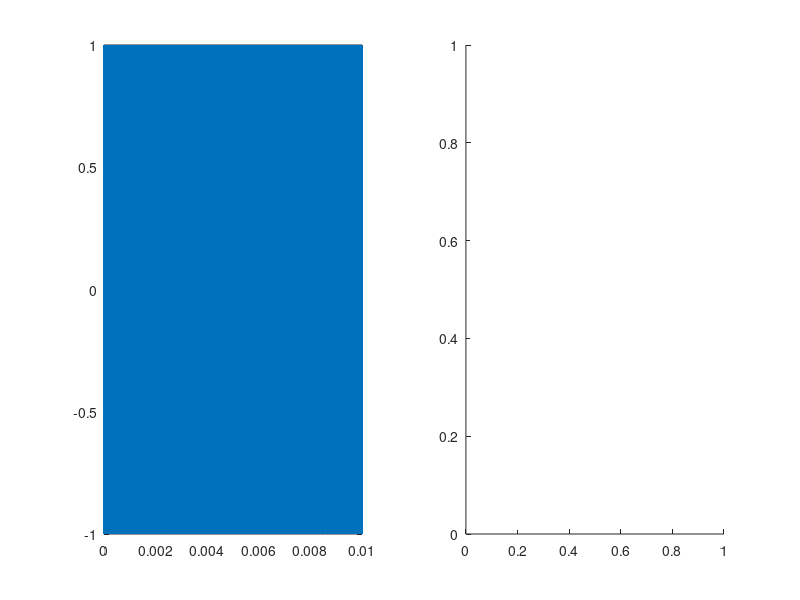

Reproduce this figure in MATLAB. (Note: this script raises an error after producing the figure.)
clc;clear;close all;
%%
%Parameters for chirp generation
F1=2e6; %Start
F2=3e6; %Stop
TimeDuration=10e-3;%sec

Fs=F1*10; %Sampling 10 times of F1


HalfTime=TimeDuration; % Cross over time

t=0:1/Fs:TimeDuration;t=t';
Sig=chirp(t,F1,HalfTime,F2);

%%
figure(1),
subplot(121),
% pspectrum(Sig,Fs,'spectrogram','TimeResolution',0.1,'OverlapPercent',99,'Leakage',0.85)
plot(t,Sig);
subplot(122),
pspectrum(Sig,Fs,'spectrogram');